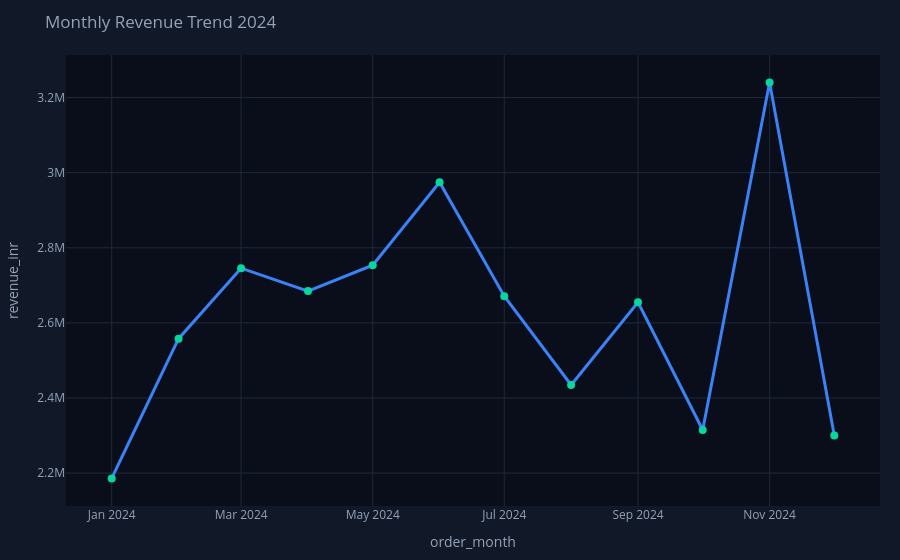

Notebook code for this chart:
### Markdown cell above
### Test 2 — Monthly revenue trend

### Code cell
Q = 'Show the total revenue for each month in 2024'
print(f'Question: {Q}')
print('-'*60)
result = full_pipeline(Q)
if result['error']:
    print(f'Error: {result["error"]}')
else:
    print('Generated SQL:')
    print(result['sql'])
    print()
    display(result['df'])
    fig = smart_chart(result['df'], Q, 'Monthly Revenue Trend 2024')
    if fig: fig.show()
    if result['insight']:
        print()
        print('Business Insight:')
        print(result['insight'])

### Figure 1 — Plotly figure (JSON) as saved in the notebook; plotly's stock layout.template omitted (floating-point values rounded to 4 significant figures)
{"data": [{"hovertemplate": "order_month=%{x}<br>revenue_inr=%{y}<extra></extra>", "legendgroup": "", "line": {"color": "#3b82f6", "dash": "solid", "width": 3}, "marker": {"color": "#06d6a0", "size": 8, "symbol": "circle"}, "mode": "lines+markers", "name": "", "orientation": "v", "showlegend": false, "type": "scatter", "x": ["2024-01", "2024-02", "2024-03", "2024-04", "2024-05", "2024-06", "2024-07", "2024-08", "2024-09", "2024-10", "2024-11", "2024-12"], "xaxis": "x", "y": [2186000.0, 2558000.0, 2746000.0, 2685000.0, 2754000.0, 2975000.0, 2671000.0, 2435000.0, 2655000.0, 2315000.0, 3240000.0, 2300000.0], "yaxis": "y"}], "layout": {"colorway": ["#3b82f6", "#06d6a0", "#f59e0b", "#ef4444", "#8b5cf6", "#ec4899", "#10b981", "#f97316", "#6366f1", "#14b8a6"], "font": {"color": "#94a3b8", "size": 12}, "legend": {"tracegroupgap": 0}, "margin": {"b": 40, "l": 20, "r": 20, "t": 55}, "paper_bgcolor": "#111827", "plot_bgcolor": "#0a0e1a", "title": {"text": "Monthly Revenue Trend 2024"}, "xaxis": {"anchor": "y", "domain": [0, 1], "gridcolor": "#1e293b", "title": {"text": "order_month"}, "zerolinecolor": "#1e293b"}, "yaxis": {"anchor": "x", "domain": [0, 1], "gridcolor": "#1e293b", "title": {"text": "revenue_inr"}, "zerolinecolor": "#1e293b"}}}
